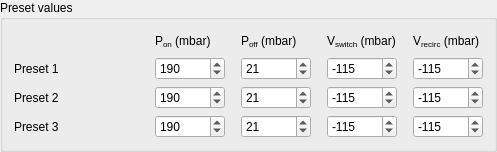
         <widget class="QGroupBox" name="groupBox_3">
          <property name="title">
           <string>Preset values</string>
          </property>
          <layout class="QGridLayout" name="gridLayout_5">
           <item row="3" column="4">
            <widget class="QSpinBox" name="spinBox_p_off_preset3">
             <property name="minimumSize">
              <size>
               <width>0</width>
               <height>20</height>
              </size>
             </property>
             <property name="maximumSize">
              <size>
               <width>16777215</width>
               <height>16777215</height>
              </size>
             </property>
             <property name="font">
              <font>
               <pointsize>9</pointsize>
              </font>
             </property>
             <property name="toolTip">
              <string>&lt;html&gt;&lt;head/&gt;&lt;body&gt;&lt;p&gt;Poff pressure value for preset 3&lt;/p&gt;&lt;/body&gt;&lt;/html&gt;</string>
             </property>
             <property name="maximum">
              <number>450</number>
             </property>
             <property name="value">
              <number>21</number>
             </property>
            </widget>
           </item>
           <item row="0" column="4">
            <widget class="QLabel" name="label_51">
             <property name="font">
              <font>
               <pointsize>9</pointsize>
              </font>
             </property>
             <property name="text">
              <string notr="true">&lt;html&gt;&lt;head/&gt;&lt;body&gt;&lt;p&gt; P&lt;span style=&quot; vertical-align:sub;&quot;&gt;off&lt;/span&gt; (mbar)&lt;/p&gt;&lt;/body&gt;&lt;/html&gt;</string>
             </property>
            </widget>
           </item>
           <item row="3" column="8">
            <widget class="QSpinBox" name="spinBox_v_recirc_preset3">
             <property name="minimumSize">
              <size>
               <width>0</width>
               <height>20</height>
              </size>
             </property>
             <property name="maximumSize">
              <size>
               <width>16777215</width>
               <height>16777215</height>
              </size>
             </property>
             <property name="font">
              <font>
               <pointsize>9</pointsize>
              </font>
             </property>
             <property name="toolTip">
              <string>&lt;html&gt;&lt;head/&gt;&lt;body&gt;&lt;p&gt;Vrecirc vacuum value for preset 3&lt;/p&gt;&lt;/body&gt;&lt;/html&gt;</string>
             </property>
             <property name="minimum">
              <number>-300</number>
             </property>
             <property name="maximum">
              <number>0</number>
             </property>
             <property name="value">
              <number>-115</number>
             </property>
            </widget>
           </item>
           <item row="1" column="0">
            <widget class="QLabel" name="label_16">
             <property name="minimumSize">
              <size>
               <width>0</width>
               <height>20</height>
              </size>
             </property>
             <property name="font">
              <font>
               <pointsize>9</pointsize>
              </font>
             </property>
             <property name="text">
              <string>Preset 1</string>
             </property>
            </widget>
           </item>
           <item row="3" column="6">
            <widget class="QSpinBox" name="spinBox_v_switch_preset3">
             <property name="minimumSize">
              <size>
               <width>0</width>
               <height>20</height>
              </size>
             </property>
             <property name="maximumSize">
              <size>
               <width>16777215</width>
               <height>16777215</height>
              </size>
             </property>
             <property name="font">
              <font>
               <pointsize>9</pointsize>
              </font>
             </property>
             <property name="toolTip">
              <string>&lt;html&gt;&lt;head/&gt;&lt;body&gt;&lt;p&gt;Vswitch vacuum value for preset 3&lt;/p&gt;&lt;/body&gt;&lt;/html&gt;</string>
             </property>
             <property name="minimum">
              <number>-300</number>
             </property>
             <property name="maximum">
              <number>0</number>
             </property>
             <property name="value">
              <number>-115</number>
             </property>
            </widget>
           </item>
           <item row="2" column="2">
            <widget class="QSpinBox" name="spinBox_p_on_preset2">
             <property name="minimumSize">
              <size>
               <width>0</width>
               <height>20</height>
              </size>
             </property>
             <property name="maximumSize">
              <size>
               <width>16777215</width>
               <height>16777215</height>
              </size>
             </property>
             <property name="font">
              <font>
               <pointsize>9</pointsize>
              </font>
             </property>
             <property name="toolTip">
              <string>&lt;html&gt;&lt;head/&gt;&lt;body&gt;&lt;p&gt;Pon pressure value for preset 2&lt;/p&gt;&lt;/body&gt;&lt;/html&gt;</string>
             </property>
             <property name="maximum">
              <number>450</number>
             </property>
             <property name="value">
              <number>190</number>
             </property>
            </widget>
           </item>
           <item row="0" column="3">
            <spacer name="horizontalSpacer_10">
             <property name="orientation">
              <enum>Qt::Horizontal</enum>
             </property>
             <property name="sizeType">
              <enum>QSizePolicy::Minimum</enum>
             </property>
             <property name="sizeHint" stdset="0">
              <size>
               <width>10</width>
               <height>20</height>
              </size>
             </property>
            </spacer>
           </item>
           <item row="0" column="2">
            <widget class="QLabel" name="label_50">
             <property name="font">
              <font>
               <pointsize>9</pointsize>
              </font>
             </property>
             <property name="text">
              <string notr="true">&lt;html&gt;&lt;head/&gt;&lt;body&gt;&lt;p&gt; P&lt;span style=&quot; vertical-align:sub;&quot;&gt;on&lt;/span&gt;  (mbar) &lt;/p&gt;&lt;/body&gt;&lt;/html&gt;</string>
             </property>
            </widget>
           </item>
           <item row="0" column="6">
            <widget class="QLabel" name="label_52">
             <property name="font">
              <font>
               <pointsize>9</pointsize>
              </font>
             </property>
             <property name="text">
              <string notr="true">&lt;html&gt;&lt;head/&gt;&lt;body&gt;&lt;p&gt; V&lt;span style=&quot; vertical-align:sub;&quot;&gt;switch&lt;/span&gt; (mbar)&lt;/p&gt;&lt;/body&gt;&lt;/html&gt;</string>
             </property>
            </widget>
           </item>
           <item row="1" column="2">
            <widget class="QSpinBox" name="spinBox_p_on_preset1">
             <property name="minimumSize">
              <size>
               <width>70</width>
               <height>20</height>
              </size>
             </property>
             <property name="maximumSize">
              <size>
               <width>16777215</width>
               <height>16777215</height>
              </size>
             </property>
             <property name="font">
              <font>
               <pointsize>9</pointsize>
              </font>
             </property>
             <property name="toolTip">
              <string>&lt;html&gt;&lt;head/&gt;&lt;body&gt;&lt;p&gt;Pon pressure value for preset 1&lt;/p&gt;&lt;/body&gt;&lt;/html&gt;</string>
             </property>
             <property name="maximum">
              <number>450</number>
             </property>
             <property name="value">
              <number>190</number>
             </property>
            </widget>
           </item>
           <item row="1" column="4">
            <widget class="QSpinBox" name="spinBox_p_off_preset1">
             <property name="minimumSize">
              <size>
               <width>70</width>
               <height>20</height>
              </size>
             </property>
             <property name="maximumSize">
              <size>
               <width>16777215</width>
               <height>16777215</height>
              </size>
             </property>
             <property name="font">
              <font>
               <pointsize>9</pointsize>
              </font>
             </property>
             <property name="toolTip">
              <string>&lt;html&gt;&lt;head/&gt;&lt;body&gt;&lt;p&gt;Poff pressure value for preset 1&lt;/p&gt;&lt;/body&gt;&lt;/html&gt;</string>
             </property>
             <property name="maximum">
              <number>450</number>
             </property>
             <property name="value">
              <number>21</number>
             </property>
            </widget>
           </item>
           <item row="2" column="8">
            <widget class="QSpinBox" name="spinBox_v_recirc_preset2">
             <property name="minimumSize">
              <size>
               <width>0</width>
               <height>20</height>
              </size>
             </property>
             <property name="maximumSize">
              <size>
               <width>16777215</width>
               <height>16777215</height>
              </size>
             </property>
             <property name="font">
              <font>
               <pointsize>9</pointsize>
              </font>
             </property>
             <property name="toolTip">
              <string>&lt;html&gt;&lt;head/&gt;&lt;body&gt;&lt;p&gt;Vrecirc vacuum value for preset 2&lt;/p&gt;&lt;/body&gt;&lt;/html&gt;</string>
             </property>
             <property name="minimum">
              <number>-300</number>
             </property>
             <property name="maximum">
              <number>0</number>
             </property>
             <property name="value">
              <number>-115</number>
             </property>
            </widget>
           </item>
           <item row="1" column="8">
            <widget class="QSpinBox" name="spinBox_v_recirc_preset1">
             <property name="minimumSize">
              <size>
               <width>70</width>
               <height>20</height>
              </size>
             </property>
             <property name="maximumSize">
              <size>
               <width>16777215</width>
               <height>16777215</height>
              </size>
             </property>
             <property name="font">
              <font>
               <pointsize>9</pointsize>
              </font>
             </property>
             <property name="toolTip">
              <string>&lt;html&gt;&lt;head/&gt;&lt;body&gt;&lt;p&gt;Vrecirc vacuum value for preset 1&lt;/p&gt;&lt;/body&gt;&lt;/html&gt;</string>
             </property>
             <property name="minimum">
              <number>-300</number>
             </property>
             <property name="maximum">
              <number>0</number>
             </property>
             <property name="value">
              <number>-115</number>
             </property>
            </widget>
           </item>
           <item row="3" column="2">
            <widget class="QSpinBox" name="spinBox_p_on_preset3">
             <property name="minimumSize">
              <size>
               <width>0</width>
               <height>20</height>
              </size>
             </property>
             <property name="maximumSize">
              <size>
               <width>16777215</width>
               <height>16777215</height>
              </size>
             </property>
             <property name="font">
              <font>
               <pointsize>9</pointsize>
              </font>
             </property>
             <property name="toolTip">
              <string>&lt;html&gt;&lt;head/&gt;&lt;body&gt;&lt;p&gt;Pon pressure value for preset 3&lt;/p&gt;&lt;/body&gt;&lt;/html&gt;</string>
             </property>
             <property name="maximum">
              <number>450</number>
             </property>
             <property name="value">
              <number>190</number>
             </property>
            </widget>
           </item>
           <item row="0" column="5">
            <spacer name="horizontalSpacer_12">
             <property name="orientation">
              <enum>Qt::Horizontal</enum>
             </property>
             <property name="sizeType">
              <enum>QSizePolicy::Minimum</enum>
             </property>
             <property name="sizeHint" stdset="0">
              <size>
               <width>10</width>
               <height>20</height>
              </size>
             </property>
            </spacer>
           </item>
           <item row="2" column="0">
            <widget class="QLabel" name="label_20">
             <property name="minimumSize">
              <size>
               <width>0</width>
               <height>20</height>
              </size>
             </property>
             <property name="font">
              <font>
               <pointsize>9</pointsize>
              </font>
             </property>
             <property name="text">
              <string>Preset 2</string>
             </property>
            </widget>
           </item>
           <item row="0" column="8">
            <widget class="QLabel" name="label_53">
             <property name="font">
              <font>
               <pointsize>9</pointsize>
              </font>
             </property>
             <property name="text">
              <string notr="true">&lt;html&gt;&lt;head/&gt;&lt;body&gt;&lt;p&gt; V&lt;span style=&quot; vertical-align:sub;&quot;&gt;recirc&lt;/span&gt; (mbar)&lt;/p&gt;&lt;/body&gt;&lt;/html&gt;</string>
             </property>
            </widget>
           </item>
           <item row="3" column="0">
            <widget class="QLabel" name="label_21">
             <property name="minimumSize">
              <size>
               <width>0</width>
               <height>20</height>
              </size>
             </property>
             <property name="font">
              <font>
               <pointsize>9</pointsize>
              </font>
             </property>
             <property name="text">
              <string>Preset 3</string>
             </property>
            </widget>
           </item>
           <item row="2" column="6">
            <widget class="QSpinBox" name="spinBox_v_switch_preset2">
             <property name="minimumSize">
              <size>
               <width>0</width>
               <height>20</height>
              </size>
             </property>
             <property name="maximumSize">
              <size>
               <width>16777215</width>
               <height>16777215</height>
              </size>
             </property>
             <property name="font">
              <font>
               <pointsize>9</pointsize>
              </font>
             </property>
             <property name="toolTip">
              <string>&lt;html&gt;&lt;head/&gt;&lt;body&gt;&lt;p&gt;Vswitch vacuum value for preset 2&lt;/p&gt;&lt;/body&gt;&lt;/html&gt;</string>
             </property>
             <property name="minimum">
              <number>-300</number>
             </property>
             <property name="maximum">
              <number>0</number>
             </property>
             <property name="value">
              <number>-115</number>
             </property>
            </widget>
           </item>
           <item row="1" column="6">
            <widget class="QSpinBox" name="spinBox_v_switch_preset1">
             <property name="minimumSize">
              <size>
               <width>70</width>
               <height>20</height>
              </size>
             </property>
             <property name="maximumSize">
              <size>
               <width>16777215</width>
               <height>16777215</height>
              </size>
             </property>
             <property name="font">
              <font>
               <pointsize>9</pointsize>
              </font>
             </property>
             <property name="toolTip">
              <string>&lt;html&gt;&lt;head/&gt;&lt;body&gt;&lt;p&gt;Vswitch vacuum value for preset 1&lt;/p&gt;&lt;/body&gt;&lt;/html&gt;</string>
             </property>
             <property name="minimum">
              <number>-300</number>
             </property>
             <property name="maximum">
              <number>0</number>
             </property>
             <property name="value">
              <number>-115</number>
             </property>
            </widget>
           </item>
           <item row="1" column="1">
            <spacer name="horizontalSpacer_9">
             <property name="orientation">
              <enum>Qt::Horizontal</enum>
             </property>
             <property name="sizeType">
              <enum>QSizePolicy::Minimum</enum>
             </property>
             <property name="sizeHint" stdset="0">
              <size>
               <width>90</width>
               <height>20</height>
              </size>
             </property>
            </spacer>
           </item>
           <item row="2" column="4">
            <widget class="QSpinBox" name="spinBox_p_off_preset2">
             <property name="minimumSize">
              <size>
               <width>0</width>
               <height>20</height>
              </size>
             </property>
             <property name="maximumSize">
              <size>
               <width>16777215</width>
               <height>16777215</height>
              </size>
             </property>
             <property name="font">
              <font>
               <pointsize>9</pointsize>
              </font>
             </property>
             <property name="toolTip">
              <string>&lt;html&gt;&lt;head/&gt;&lt;body&gt;&lt;p&gt;Poff pressure value for preset 2&lt;/p&gt;&lt;/body&gt;&lt;/html&gt;</string>
             </property>
             <property name="maximum">
              <number>450</number>
             </property>
             <property name="value">
              <number>21</number>
             </property>
            </widget>
           </item>
           <item row="0" column="7">
            <spacer name="horizontalSpacer_13">
             <property name="orientation">
              <enum>Qt::Horizontal</enum>
             </property>
             <property name="sizeType">
              <enum>QSizePolicy::Minimum</enum>
             </property>
             <property name="sizeHint" stdset="0">
              <size>
               <width>10</width>
               <height>20</height>
              </size>
             </property>
            </spacer>
           </item>
          </layout>
         </widget>
